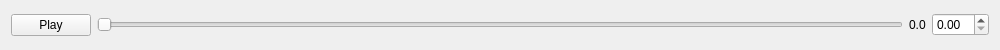
<?xml version="1.0" encoding="UTF-8"?>
<ui version="4.0">
 <class>Timeline</class>
 <widget class="QWidget" name="Timeline">
  <property name="geometry">
   <rect>
    <x>0</x>
    <y>0</y>
    <width>1000</width>
    <height>50</height>
   </rect>
  </property>
  <property name="minimumSize">
   <size>
    <width>1000</width>
    <height>50</height>
   </size>
  </property>
  <property name="maximumSize">
   <size>
    <width>16777215</width>
    <height>50</height>
   </size>
  </property>
  <property name="windowTitle">
   <string>Form</string>
  </property>
  <layout class="QHBoxLayout" name="horizontalLayout">
   <item>
    <widget class="QPushButton" name="TimelinePlayPauseButton">
     <property name="text">
      <string>Play</string>
     </property>
    </widget>
   </item>
   <item>
    <widget class="QSlider" name="TimelineVertSlider">
     <property name="orientation">
      <enum>Qt::Horizontal</enum>
     </property>
    </widget>
   </item>
   <item>
    <widget class="QLabel" name="TimelineTimeLabel">
     <property name="text">
      <string>0.0</string>
     </property>
    </widget>
   </item>
   <item>
    <widget class="QDoubleSpinBox" name="TimelineScaleSpinBox"/>
   </item>
  </layout>
 </widget>
 <resources/>
 <connections/>
</ui>
